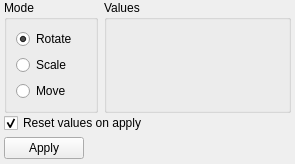
<?xml version="1.0" encoding="UTF-8"?>
<ui version="4.0">
 <class>studiomodel::TransformPanel</class>
 <widget class="QWidget" name="studiomodel::TransformPanel">
  <property name="geometry">
   <rect>
    <x>0</x>
    <y>0</y>
    <width>250</width>
    <height>152</height>
   </rect>
  </property>
  <property name="minimumSize">
   <size>
    <width>250</width>
    <height>0</height>
   </size>
  </property>
  <property name="windowTitle">
   <string>Transformation</string>
  </property>
  <layout class="QGridLayout" name="gridLayout" rowstretch="1,0,0" columnstretch="1,2">
   <property name="sizeConstraint">
    <enum>QLayout::SetFixedSize</enum>
   </property>
   <property name="leftMargin">
    <number>4</number>
   </property>
   <property name="topMargin">
    <number>0</number>
   </property>
   <property name="rightMargin">
    <number>4</number>
   </property>
   <property name="bottomMargin">
    <number>0</number>
   </property>
   <property name="verticalSpacing">
    <number>0</number>
   </property>
   <item row="0" column="1">
    <widget class="QGroupBox" name="groupBox_2">
     <property name="sizePolicy">
      <sizepolicy hsizetype="Preferred" vsizetype="Minimum">
       <horstretch>0</horstretch>
       <verstretch>0</verstretch>
      </sizepolicy>
     </property>
     <property name="minimumSize">
      <size>
       <width>175</width>
       <height>0</height>
      </size>
     </property>
     <property name="title">
      <string>Values</string>
     </property>
     <layout class="QVBoxLayout" name="verticalLayout_2">
      <property name="leftMargin">
       <number>0</number>
      </property>
      <property name="topMargin">
       <number>0</number>
      </property>
      <property name="rightMargin">
       <number>0</number>
      </property>
      <property name="bottomMargin">
       <number>0</number>
      </property>
      <item>
       <widget class="QStackedWidget" name="ValuesStack">
        <property name="currentIndex">
         <number>0</number>
        </property>
        <widget class="QWidget" name="RotatePage">
         <layout class="QVBoxLayout" name="verticalLayout_5">
          <property name="topMargin">
           <number>0</number>
          </property>
          <property name="bottomMargin">
           <number>0</number>
          </property>
          <item>
           <widget class="qt::widgets::Vector3Edit" name="RotateValues" native="true"/>
          </item>
          <item>
           <spacer name="verticalSpacer_4">
            <property name="orientation">
             <enum>Qt::Vertical</enum>
            </property>
            <property name="sizeHint" stdset="0">
             <size>
              <width>20</width>
              <height>0</height>
             </size>
            </property>
           </spacer>
          </item>
         </layout>
        </widget>
        <widget class="QWidget" name="ScalePage">
         <layout class="QVBoxLayout" name="verticalLayout_4">
          <property name="spacing">
           <number>0</number>
          </property>
          <property name="topMargin">
           <number>0</number>
          </property>
          <property name="bottomMargin">
           <number>0</number>
          </property>
          <item>
           <widget class="QDoubleSpinBox" name="ScaleValue">
            <property name="sizePolicy">
             <sizepolicy hsizetype="Expanding" vsizetype="Fixed">
              <horstretch>0</horstretch>
              <verstretch>0</verstretch>
             </sizepolicy>
            </property>
            <property name="minimumSize">
             <size>
              <width>0</width>
              <height>0</height>
             </size>
            </property>
            <property name="value">
             <double>1.000000000000000</double>
            </property>
           </widget>
          </item>
          <item>
           <widget class="QScrollArea" name="scrollArea">
            <property name="minimumSize">
             <size>
              <width>0</width>
              <height>0</height>
             </size>
            </property>
            <property name="maximumSize">
             <size>
              <width>16777215</width>
              <height>50</height>
             </size>
            </property>
            <property name="frameShape">
             <enum>QFrame::NoFrame</enum>
            </property>
            <property name="verticalScrollBarPolicy">
             <enum>Qt::ScrollBarAlwaysOn</enum>
            </property>
            <property name="horizontalScrollBarPolicy">
             <enum>Qt::ScrollBarAlwaysOff</enum>
            </property>
            <property name="widgetResizable">
             <bool>true</bool>
            </property>
            <widget class="QWidget" name="scrollAreaWidgetContents">
             <property name="geometry">
              <rect>
               <x>0</x>
               <y>0</y>
               <width>138</width>
               <height>102</height>
              </rect>
             </property>
             <property name="minimumSize">
              <size>
               <width>0</width>
               <height>0</height>
              </size>
             </property>
             <layout class="QVBoxLayout" name="verticalLayout_6">
              <property name="spacing">
               <number>0</number>
              </property>
              <property name="leftMargin">
               <number>0</number>
              </property>
              <property name="topMargin">
               <number>0</number>
              </property>
              <property name="rightMargin">
               <number>0</number>
              </property>
              <property name="bottomMargin">
               <number>0</number>
              </property>
              <item>
               <widget class="QCheckBox" name="ScaleMeshes">
                <property name="text">
                 <string>Scale Meshes</string>
                </property>
                <property name="checked">
                 <bool>true</bool>
                </property>
               </widget>
              </item>
              <item>
               <widget class="QCheckBox" name="ScaleHitboxes">
                <property name="text">
                 <string>Scale Hitboxes</string>
                </property>
                <property name="checked">
                 <bool>true</bool>
                </property>
               </widget>
              </item>
              <item>
               <widget class="QCheckBox" name="ScaleSequenceBBoxes">
                <property name="text">
                 <string>Scale Sequence BBoxes</string>
                </property>
                <property name="checked">
                 <bool>true</bool>
                </property>
               </widget>
              </item>
              <item>
               <widget class="QCheckBox" name="ScaleBones">
                <property name="text">
                 <string>Scale Bones</string>
                </property>
                <property name="checked">
                 <bool>true</bool>
                </property>
               </widget>
              </item>
              <item>
               <widget class="QCheckBox" name="ScaleEyePosition">
                <property name="text">
                 <string>Scale Eye Position</string>
                </property>
                <property name="checked">
                 <bool>true</bool>
                </property>
               </widget>
              </item>
              <item>
               <widget class="QCheckBox" name="ScaleAttachments">
                <property name="text">
                 <string>Scale Attachments</string>
                </property>
                <property name="checked">
                 <bool>true</bool>
                </property>
               </widget>
              </item>
              <item>
               <spacer name="verticalSpacer_3">
                <property name="orientation">
                 <enum>Qt::Vertical</enum>
                </property>
                <property name="sizeHint" stdset="0">
                 <size>
                  <width>20</width>
                  <height>0</height>
                 </size>
                </property>
               </spacer>
              </item>
             </layout>
            </widget>
           </widget>
          </item>
         </layout>
        </widget>
        <widget class="QWidget" name="MovePage">
         <layout class="QVBoxLayout" name="verticalLayout_3">
          <property name="topMargin">
           <number>0</number>
          </property>
          <property name="bottomMargin">
           <number>0</number>
          </property>
          <item>
           <widget class="qt::widgets::Vector3Edit" name="MoveValues" native="true"/>
          </item>
          <item>
           <spacer name="verticalSpacer_2">
            <property name="orientation">
             <enum>Qt::Vertical</enum>
            </property>
            <property name="sizeHint" stdset="0">
             <size>
              <width>20</width>
              <height>0</height>
             </size>
            </property>
           </spacer>
          </item>
         </layout>
        </widget>
       </widget>
      </item>
     </layout>
    </widget>
   </item>
   <item row="0" column="0">
    <widget class="QGroupBox" name="groupBox">
     <property name="title">
      <string>Mode</string>
     </property>
     <layout class="QVBoxLayout" name="verticalLayout">
      <item>
       <widget class="QRadioButton" name="Rotate">
        <property name="text">
         <string>Rotate</string>
        </property>
        <property name="checked">
         <bool>true</bool>
        </property>
        <attribute name="buttonGroup">
         <string notr="true">ModeGroup</string>
        </attribute>
       </widget>
      </item>
      <item>
       <widget class="QRadioButton" name="Scale">
        <property name="text">
         <string>Scale</string>
        </property>
        <attribute name="buttonGroup">
         <string notr="true">ModeGroup</string>
        </attribute>
       </widget>
      </item>
      <item>
       <widget class="QRadioButton" name="Move">
        <property name="text">
         <string>Move</string>
        </property>
        <property name="checked">
         <bool>false</bool>
        </property>
        <attribute name="buttonGroup">
         <string notr="true">ModeGroup</string>
        </attribute>
       </widget>
      </item>
      <item>
       <spacer name="verticalSpacer">
        <property name="orientation">
         <enum>Qt::Vertical</enum>
        </property>
        <property name="sizeHint" stdset="0">
         <size>
          <width>20</width>
          <height>0</height>
         </size>
        </property>
       </spacer>
      </item>
     </layout>
    </widget>
   </item>
   <item row="1" column="0" colspan="2">
    <widget class="QCheckBox" name="ResetOnApply">
     <property name="text">
      <string>Reset values on apply</string>
     </property>
     <property name="checked">
      <bool>true</bool>
     </property>
    </widget>
   </item>
   <item row="2" column="0" colspan="2">
    <layout class="QHBoxLayout">
     <property name="spacing">
      <number>6</number>
     </property>
     <property name="leftMargin">
      <number>0</number>
     </property>
     <property name="topMargin">
      <number>0</number>
     </property>
     <property name="rightMargin">
      <number>0</number>
     </property>
     <property name="bottomMargin">
      <number>0</number>
     </property>
     <item>
      <widget class="QPushButton" name="ApplyButton">
       <property name="text">
        <string>Apply</string>
       </property>
      </widget>
     </item>
     <item>
      <spacer>
       <property name="orientation">
        <enum>Qt::Horizontal</enum>
       </property>
       <property name="sizeHint" stdset="0">
        <size>
         <width>131</width>
         <height>31</height>
        </size>
       </property>
      </spacer>
     </item>
    </layout>
   </item>
  </layout>
 </widget>
 <customwidgets>
  <customwidget>
   <class>qt::widgets::Vector3Edit</class>
   <extends>QWidget</extends>
   <header>qt/widgets/Vector3Edit.hpp</header>
   <container>1</container>
  </customwidget>
 </customwidgets>
 <resources/>
 <connections/>
 <buttongroups>
  <buttongroup name="ModeGroup"/>
 </buttongroups>
</ui>
